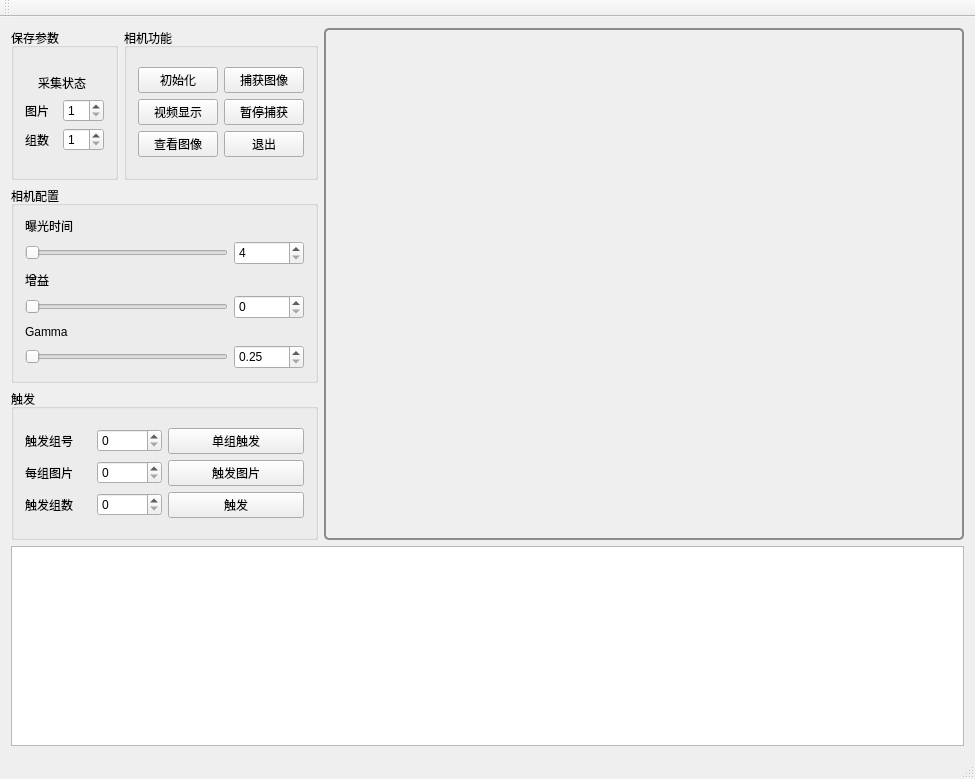
<?xml version="1.0" encoding="UTF-8"?>
<ui version="4.0">
 <class>FLIRVisionClass</class>
 <widget class="QMainWindow" name="FLIRVisionClass">
  <property name="geometry">
   <rect>
    <x>0</x>
    <y>0</y>
    <width>975</width>
    <height>779</height>
   </rect>
  </property>
  <property name="minimumSize">
   <size>
    <width>0</width>
    <height>0</height>
   </size>
  </property>
  <property name="maximumSize">
   <size>
    <width>16777215</width>
    <height>16777215</height>
   </size>
  </property>
  <property name="windowTitle">
   <string>FLIRVision</string>
  </property>
  <widget class="QWidget" name="centralWidget">
   <layout class="QGridLayout" name="gridLayout_5">
    <item row="0" column="0">
     <layout class="QVBoxLayout" name="verticalLayout_9">
      <item>
       <layout class="QHBoxLayout" name="horizontalLayout_16">
        <item>
         <layout class="QVBoxLayout" name="verticalLayout_8">
          <item>
           <layout class="QHBoxLayout" name="horizontalLayout_13">
            <item>
             <widget class="QGroupBox" name="groupBox_3">
              <property name="title">
               <string>保存参数</string>
              </property>
              <layout class="QGridLayout" name="gridLayout_2">
               <item row="0" column="0">
                <layout class="QVBoxLayout" name="verticalLayout_5">
                 <item>
                  <widget class="QLabel" name="capturestate">
                   <property name="maximumSize">
                    <size>
                     <width>74</width>
                     <height>20</height>
                    </size>
                   </property>
                   <property name="text">
                    <string>采集状态</string>
                   </property>
                   <property name="alignment">
                    <set>Qt::AlignCenter</set>
                   </property>
                  </widget>
                 </item>
                 <item>
                  <layout class="QHBoxLayout" name="horizontalLayout_6">
                   <item>
                    <widget class="QLabel" name="label_6">
                     <property name="text">
                      <string>图片</string>
                     </property>
                    </widget>
                   </item>
                   <item>
                    <widget class="QSpinBox" name="Piccount">
                     <property name="minimum">
                      <number>1</number>
                     </property>
                    </widget>
                   </item>
                  </layout>
                 </item>
                 <item>
                  <layout class="QHBoxLayout" name="horizontalLayout_7">
                   <item>
                    <widget class="QLabel" name="label_7">
                     <property name="text">
                      <string>组数</string>
                     </property>
                    </widget>
                   </item>
                   <item>
                    <widget class="QSpinBox" name="Groupcount">
                     <property name="minimum">
                      <number>1</number>
                     </property>
                    </widget>
                   </item>
                  </layout>
                 </item>
                </layout>
               </item>
              </layout>
             </widget>
            </item>
            <item>
             <widget class="QGroupBox" name="groupBox_4">
              <property name="title">
               <string>相机功能</string>
              </property>
              <layout class="QGridLayout" name="gridLayout_4">
               <item row="0" column="0">
                <layout class="QVBoxLayout" name="verticalLayout_6">
                 <item>
                  <layout class="QHBoxLayout" name="horizontalLayout_8">
                   <item>
                    <widget class="QPushButton" name="Initialize">
                     <property name="text">
                      <string>初始化</string>
                     </property>
                    </widget>
                   </item>
                   <item>
                    <widget class="QPushButton" name="Catchimages">
                     <property name="text">
                      <string>捕获图像</string>
                     </property>
                    </widget>
                   </item>
                  </layout>
                 </item>
                 <item>
                  <layout class="QHBoxLayout" name="horizontalLayout_9">
                   <item>
                    <widget class="QPushButton" name="videostreaming">
                     <property name="text">
                      <string>视频显示</string>
                     </property>
                    </widget>
                   </item>
                   <item>
                    <widget class="QPushButton" name="Pause">
                     <property name="text">
                      <string>暂停捕获</string>
                     </property>
                    </widget>
                   </item>
                  </layout>
                 </item>
                 <item>
                  <layout class="QHBoxLayout" name="horizontalLayout_12">
                   <item>
                    <widget class="QPushButton" name="Image">
                     <property name="text">
                      <string>查看图像</string>
                     </property>
                    </widget>
                   </item>
                   <item>
                    <widget class="QPushButton" name="Exit">
                     <property name="text">
                      <string>退出</string>
                     </property>
                    </widget>
                   </item>
                  </layout>
                 </item>
                </layout>
               </item>
              </layout>
             </widget>
            </item>
           </layout>
          </item>
          <item>
           <widget class="QGroupBox" name="groupBox_2">
            <property name="title">
             <string>相机配置</string>
            </property>
            <layout class="QGridLayout" name="gridLayout">
             <item row="0" column="0">
              <layout class="QVBoxLayout" name="verticalLayout_4">
               <item>
                <layout class="QVBoxLayout" name="verticalLayout">
                 <item>
                  <widget class="QLabel" name="label_3">
                   <property name="text">
                    <string>曝光时间</string>
                   </property>
                  </widget>
                 </item>
                 <item>
                  <layout class="QHBoxLayout" name="horizontalLayout_3">
                   <item>
                    <widget class="QSlider" name="horizontalSlider_exposure">
                     <property name="maximum">
                      <number>100000</number>
                     </property>
                     <property name="orientation">
                      <enum>Qt::Horizontal</enum>
                     </property>
                    </widget>
                   </item>
                   <item>
                    <widget class="QSpinBox" name="spinBox_exposure">
                     <property name="minimumSize">
                      <size>
                       <width>70</width>
                       <height>24</height>
                      </size>
                     </property>
                     <property name="minimum">
                      <number>4</number>
                     </property>
                     <property name="maximum">
                      <number>100000</number>
                     </property>
                    </widget>
                   </item>
                  </layout>
                 </item>
                </layout>
               </item>
               <item>
                <layout class="QVBoxLayout" name="verticalLayout_2">
                 <item>
                  <widget class="QLabel" name="label_4">
                   <property name="text">
                    <string>增益</string>
                   </property>
                  </widget>
                 </item>
                 <item>
                  <layout class="QHBoxLayout" name="horizontalLayout_4">
                   <item>
                    <widget class="QSlider" name="horizontalSlider_gain">
                     <property name="maximum">
                      <number>24</number>
                     </property>
                     <property name="orientation">
                      <enum>Qt::Horizontal</enum>
                     </property>
                    </widget>
                   </item>
                   <item>
                    <widget class="QSpinBox" name="spinBox_gain">
                     <property name="minimumSize">
                      <size>
                       <width>70</width>
                       <height>24</height>
                      </size>
                     </property>
                     <property name="minimum">
                      <number>0</number>
                     </property>
                     <property name="maximum">
                      <number>24</number>
                     </property>
                    </widget>
                   </item>
                  </layout>
                 </item>
                </layout>
               </item>
               <item>
                <layout class="QVBoxLayout" name="verticalLayout_3">
                 <item>
                  <widget class="QLabel" name="label_5">
                   <property name="text">
                    <string>Gamma</string>
                   </property>
                  </widget>
                 </item>
                 <item>
                  <layout class="QHBoxLayout" name="horizontalLayout_5">
                   <item>
                    <widget class="QSlider" name="horizontalSlider_gamma">
                     <property name="minimum">
                      <number>5</number>
                     </property>
                     <property name="maximum">
                      <number>400</number>
                     </property>
                     <property name="orientation">
                      <enum>Qt::Horizontal</enum>
                     </property>
                    </widget>
                   </item>
                   <item>
                    <widget class="QDoubleSpinBox" name="spinBox_gamma">
                     <property name="minimumSize">
                      <size>
                       <width>70</width>
                       <height>24</height>
                      </size>
                     </property>
                     <property name="minimum">
                      <double>0.250000000000000</double>
                     </property>
                     <property name="maximum">
                      <double>4.000000000000000</double>
                     </property>
                    </widget>
                   </item>
                  </layout>
                 </item>
                </layout>
               </item>
              </layout>
             </item>
            </layout>
           </widget>
          </item>
          <item>
           <widget class="QGroupBox" name="groupBox">
            <property name="title">
             <string>触发</string>
            </property>
            <layout class="QGridLayout" name="gridLayout_3">
             <item row="0" column="0">
              <layout class="QVBoxLayout" name="verticalLayout_7">
               <item>
                <layout class="QHBoxLayout" name="horizontalLayout_15">
                 <item>
                  <layout class="QHBoxLayout" name="horizontalLayout_14">
                   <item>
                    <widget class="QLabel" name="label_8">
                     <property name="text">
                      <string>触发组号</string>
                     </property>
                    </widget>
                   </item>
                   <item>
                    <widget class="QSpinBox" name="Grouptriggercount"/>
                   </item>
                  </layout>
                 </item>
                 <item>
                  <widget class="QPushButton" name="singleTrigger">
                   <property name="text">
                    <string>单组触发</string>
                   </property>
                  </widget>
                 </item>
                </layout>
               </item>
               <item>
                <layout class="QHBoxLayout" name="horizontalLayout_10">
                 <item>
                  <layout class="QHBoxLayout" name="horizontalLayout">
                   <item>
                    <widget class="QLabel" name="label">
                     <property name="text">
                      <string>每组图片</string>
                     </property>
                    </widget>
                   </item>
                   <item>
                    <widget class="QSpinBox" name="imagetrigger"/>
                   </item>
                  </layout>
                 </item>
                 <item>
                  <widget class="QPushButton" name="Triggerimage">
                   <property name="text">
                    <string>触发图片</string>
                   </property>
                  </widget>
                 </item>
                </layout>
               </item>
               <item>
                <layout class="QHBoxLayout" name="horizontalLayout_11">
                 <item>
                  <layout class="QHBoxLayout" name="horizontalLayout_2">
                   <item>
                    <widget class="QLabel" name="label_2">
                     <property name="text">
                      <string>触发组数</string>
                     </property>
                    </widget>
                   </item>
                   <item>
                    <widget class="QSpinBox" name="grouptrigger">
                     <property name="maximum">
                      <number>200</number>
                     </property>
                    </widget>
                   </item>
                  </layout>
                 </item>
                 <item>
                  <widget class="QPushButton" name="Trigger">
                   <property name="text">
                    <string>触发</string>
                   </property>
                  </widget>
                 </item>
                </layout>
               </item>
              </layout>
             </item>
            </layout>
           </widget>
          </item>
         </layout>
        </item>
        <item>
         <widget class="QLabel" name="camera">
          <property name="minimumSize">
           <size>
            <width>640</width>
            <height>512</height>
           </size>
          </property>
          <property name="maximumSize">
           <size>
            <width>640</width>
            <height>512</height>
           </size>
          </property>
          <property name="styleSheet">
           <string notr="true">QLabel{border-radius:5px;
		   border:2px solid rgb(138, 138, 138);}</string>
          </property>
          <property name="text">
           <string/>
          </property>
          <property name="scaledContents">
           <bool>true</bool>
          </property>
         </widget>
        </item>
       </layout>
      </item>
      <item>
       <widget class="QTextEdit" name="Information">
        <property name="maximumSize">
         <size>
          <width>16777215</width>
          <height>16777215</height>
         </size>
        </property>
       </widget>
      </item>
     </layout>
    </item>
   </layout>
  </widget>
  <widget class="QMenuBar" name="menuBar">
   <property name="geometry">
    <rect>
     <x>0</x>
     <y>0</y>
     <width>975</width>
     <height>20</height>
    </rect>
   </property>
  </widget>
  <widget class="QToolBar" name="mainToolBar">
   <attribute name="toolBarArea">
    <enum>TopToolBarArea</enum>
   </attribute>
   <attribute name="toolBarBreak">
    <bool>false</bool>
   </attribute>
  </widget>
  <widget class="QStatusBar" name="statusBar"/>
 </widget>
 <layoutdefault spacing="6" margin="11"/>
 <resources>
  <include location="FLIRVision.qrc"/>
 </resources>
 <connections/>
</ui>
